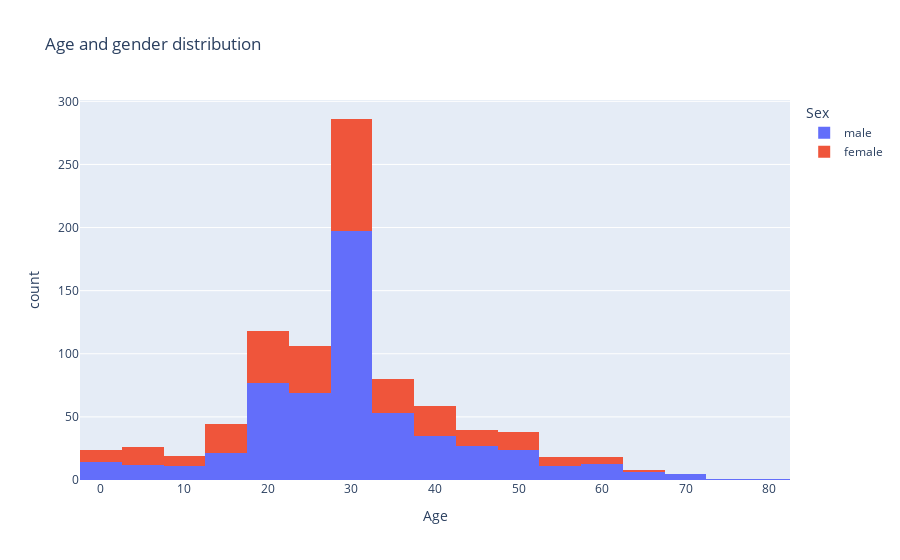

Here is the notebook cell this chart was saved with:
### Code cell
# Show the age distribution based on gender using a histogram.

px.histogram(df, x = 'Age', 
             title ='Age and gender distribution', 
                   labels= 'Age', color = 'Sex',
                   nbins=20)

### Figure 1 — Plotly figure (JSON) as saved in the notebook; plotly's stock layout.template omitted (floating-point values rounded to 4 significant figures; data arrays with more than 128 entries replaced by an {"elided": "..."} marker saying what was removed)
{"data": [{"alignmentgroup": "True", "bingroup": "x", "hovertemplate": "Sex=male<br>Age=%{x}<br>count=%{y}<extra></extra>", "legendgroup": "male", "marker": {"color": "#636efa", "pattern": {"shape": ""}}, "name": "male", "nbinsx": 20, "offsetgroup": "male", "orientation": "v", "showlegend": true, "type": "histogram", "x": {"elided": "577 float values"}, "xaxis": "x", "yaxis": "y"}, {"alignmentgroup": "True", "bingroup": "x", "hovertemplate": "Sex=female<br>Age=%{x}<br>count=%{y}<extra></extra>", "legendgroup": "female", "marker": {"color": "#EF553B", "pattern": {"shape": ""}}, "name": "female", "nbinsx": 20, "offsetgroup": "female", "orientation": "v", "showlegend": true, "type": "histogram", "x": {"elided": "314 float values"}, "xaxis": "x", "yaxis": "y"}], "layout": {"barmode": "relative", "legend": {"title": {"text": "Sex"}, "tracegroupgap": 0}, "title": {"text": "Age and gender distribution"}, "xaxis": {"anchor": "y", "domain": [0, 1], "title": {"text": "Age"}}, "yaxis": {"anchor": "x", "domain": [0, 1], "title": {"text": "count"}}}}
